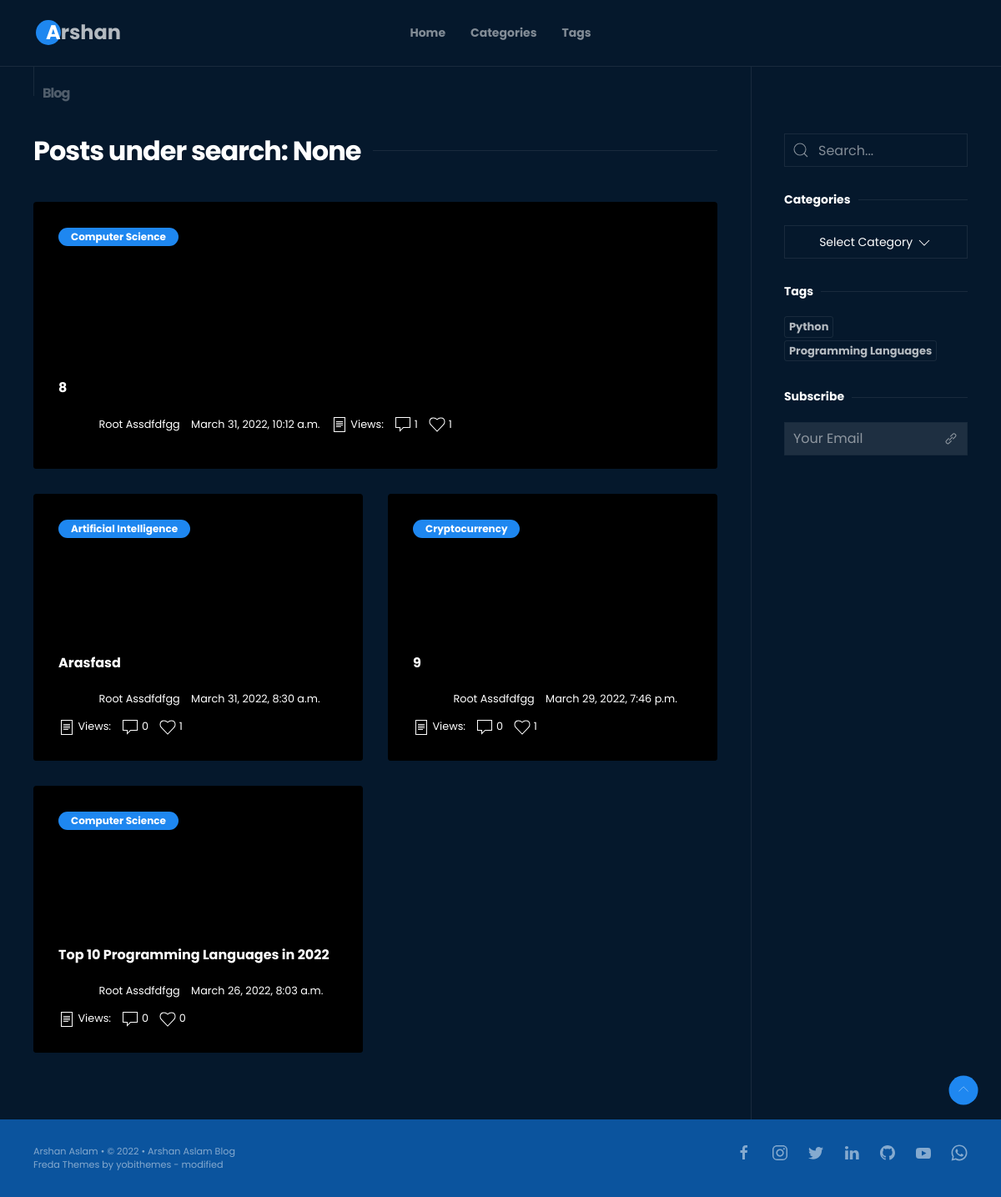
The app's page /blog/search/ with its own data.
### blog/models.py (models this page shows, shortened)
class TimeStampedModel(models.Model):
    created_on = models.DateTimeField(auto_now_add=True)
    updated_on = models.DateTimeField(auto_now=True)
    class Meta:
        abstract = True

class Post(TimeStampedModel):
    ACTIVE = (
        (0, "Pending"),
        (1, "Approve")
    )
    STATUS = (
        (0, "Draft"),
        (1, "Publish")
    )
    author = models.ForeignKey(User, on_delete=models.CASCADE, related_name='posts')
    active = models.BooleanField(default=True)
    category = models.ForeignKey('PostCategory', on_delete=models.CASCADE)
    content = models.TextField(blank=False, null=True)
    hit_count_generic = GenericRelation(HitCount, object_id_field='object_pk',
                                        related_query_name='hit_count_generic_relation')
    cover = models.ImageField(upload_to='users/%Y/%m/%d/',  default='default.png', blank=False)
    meta_description = models.TextField(null=True, blank=False)
    objects = PostQuerySet.as_manager()
    slug = models.SlugField(max_length=200, unique=True, blank=False)
    status = models.IntegerField(choices=STATUS, default=0, blank=False)
    title = models.CharField(max_length=200, unique=True, blank=False)
    tags = models.ManyToManyField('PostTag')
    likes = models.ManyToManyField(User, related_name="article_likes")
    class Meta:
        verbose_name = 'Post'
        verbose_name_plural = 'Posts'
        ordering = ['-created_on']

class PostCategory(models.Model):
    title = models.CharField(max_length=200)
    cover = models.ImageField(upload_to='PostCategory/%Y/%m/%d/', default='default.png', blank=False)
    slug = models.SlugField(max_length=200, unique=True)
    def __str__(self):
        return self.title
    class Meta:
        verbose_name = 'Post Category'
        verbose_name_plural = 'Post Categories'

class PostTag(models.Model):
    title = models.CharField(max_length=200)
    slug = models.SlugField(max_length=200, unique=True)
    cover = models.ImageField(upload_to='PostTag/%Y/%m/%d/', default='default.png', blank=False)
    def __str__(self):
        return self.title
    class Meta:
        verbose_name = 'Post Tag'
        verbose_name_plural = 'Post Tags'

### accounts/models.py (models this page shows, shortened)
class User(AbstractUser):
    username_alphanumeric_validator = RegexValidator(r'^[0-9a-zA-Z]*$', 'Only alphanumeric characters are allowed.')
    username = models.CharField(
        _('username'),
        max_length=150,
        unique=True,
        help_text=_('Only alphanumeric characters are allowed'),
        validators=[username_alphanumeric_validator],
        error_messages={
            'unique': _("A user with that username already exists."),
        }
    )
    first_name = models.CharField(_('first name'), max_length=150, blank=True, null=False)
    last_name = models.CharField(_('last name'), max_length=150, blank=True, null=False)
    date_of_birth = models.DateField(_('date_of_birth'), max_length=150, blank=True, null=True)
    email = models.EmailField(unique=True)

### blog/views.py (the view)
# urls.py: path('search/', views.SearchPostsListView.as_view(), name='search_post_list'),
class SearchPostsListView(ListView):
    template_name = 'blog/search_post_list.html'
    paginate_by = 7
    def __init__(self, **kwargs):
        super().__init__(**kwargs)
        self.query = None
    def get_queryset(self):
        self.query = self.request.GET.get('query')
        try:
            search_posts = Post.objects.approved().published().filter(
                Q(title__icontains=self.query),author=1
            ).order_by('-created_on').order_by('-id')
            return search_posts
        except:
            return Post.objects.published()
    def get_context_data(self, **kwargs):
        context = super(SearchPostsListView, self).get_context_data(**kwargs)
        context['query'] = self.query
        context['page_range'] = GenericPaginator(
            self.get_queryset(),
            self.paginate_by,
            self.request.GET.get('page')
        ).get_page_range()
        return context

### blog/templates/blog/search_post_list.html (shortened to what this page needs)
{% extends "base/main_post_list.html" %}
{% load hitcount_tags %}
{% block page_title %}
<h2 class="yb-section-title uk-heading-line"><span>Posts under search: {{ query }} </span></h2>
{% endblock page_title %}

### blog/templates/base/main_post_list.html (shortened to what this page needs)
{% extends "main/base.html" %}
{% load static %}
{% load hitcount_tags %}
{% block page_body %}
      <div class="uk-container">
        <div data-uk-grid class="uk-grid-divider">
          <div class="uk-width-3-4@m yb-section-padding">
          {% block blog_detail %}
              {% block page_title %}
              {% endblock page_title %}
              {% block post_list %}
            <div data-uk-grid class="uk-grid-medium uk-child-width-1-2@s uk-margin-medium-top">
              {% if post_list %}
              {% for post in post_list %}
              {% if forloop.first %}
              <div class="uk-width-1-1">
              {% else %}
              <div>
              {% endif %}
                <a href="{% url 'post_detail' post.slug  %}">
                  <div class="yb-blog-item uk-background-cover" data-src="{% if post.cover %}{{ post.cover.url }}{% endif %}" data-uk-img>
                    <div class="uk-overlay uk-position-cover"> </div>
                    <div class="uk-overlay uk-position-top">
                      <span class="uk-badge">{{ post.category|capfirst }}</span>
                    </div>
                    <div class="uk-overlay uk-position-bottom">
                      <h5 class="yb-blog-item-title uk-text-truncate">{{ post.title|capfirst }}</h5>
                      <div class="yb-blog-item-meta">
                        <div>
                            <img src="{% static "assets/blog/src/img/empty.png" %}" data-src="{{ post.author.profile.get_avatar }}" width="45" height="45" data-uk-img alt="" class="uk-border-pill" />
                            <span>{{ post.author.first_name|capfirst }} {{ post.author.last_name|capfirst }}</span>
                        </div>
                        <div>
                          <span>{{ post.created_on}}</span>
                        </div>
                        <div><span data-uk-icon="file-text"></span> Views: {% get_hit_count for post %}</div>
                        <div>
                             <span data-uk-icon="comment"></span> {{ post.comments.count }}
                        </div>
                        <div>
                          <span data-uk-icon="heart"></span> {{ post.likes.count }}
                        </div>
                      </div>
                    </div>
                  </div>
                </a>
              </div>
              {% endfor %}
              {% else %}
                  <p>There is not Post yet!</p>
              {% endif %}
            </div>
            {% endblock post_list %}
          {% endblock %}
          </div>
          {% block blog_nav %}
            {{ block.super }}
          {% endblock %}
        </div>
      </div>
{% endblock %}

### templates/main/base.html (shortened to what this page needs)
{% load static %}
<!DOCTYPE html>
<html xml:lang="en" lang="en">
    <head>
        <link rel="stylesheet" href="{% static "assets/blog/src/app/css/uikit-custom.min.css" %}" />
        <link rel="stylesheet" href="{% static "assets/blog/src/app/css/app.css" %}" />
    </head>
      <body id="body-app" class="yb-dark-skin uk-light">
          <header class="yb-main-header" id="main-header">
            <nav class="yb-main-menu " id="main-menu">
              <div class="uk-container" data-uk-navbar>
                <div class="uk-navbar-left">
                  <a class="yb-logo uk-navbar-item uk-logo" href="/"><span>Arshan</span></a>
                </div>
{% block nav_center %}
                <div class="yb-menu-toggle-wrapper" id="menucollapse">
                  <div class="uk-navbar-center">
                    <ul class="uk-navbar-nav" data-uk-scrollspy-nav="closest: li; scroll: false; offset: 79 ">
                      <li>
                        <a class="yb-inner-link" href="{% url 'blog' %}"> Home </a>
                      </li>
                      <li>
                        <a class="yb-inner-link" href="{% url 'category_list' %}"> Categories</a>
                      </li>
                      <li>
                        <a class="yb-inner-link" href="{% url 'tags_list' %}"> Tags </a>
                      </li>
                    </ul>
                  </div>
{% endblock nav_center %}
                </div>
              </div>
            </nav>
          </header>
          {% block main %}
          <main class="yb-main-content">
            <section>
            {% block section %}
                {% block page_heading %}
                    <div class="yb-section-point-wrapper">
                        <div class="uk-container">
                          <div class="yb-section-point">
                            <span>Blog</span>
                          </div>
                        </div>
                    </div>
                {% endblock page_heading %}
                {% block page_body %}
                  {% block blog_nav %}
                  <div class="uk-width-1-4@m yb-section-padding">
                    {% block blog_sreach %}
                    <div class="yb-sidebar-item">
                      <form method="get" action="{% url 'search_post_list' %}" class="uk-search uk-search-default uk-width-1-1">
                        <span data-uk-search-icon></span>
                        <input class="uk-search-input " name="query" type="search" placeholder="Search...">
                      </form>
                    </div>
                    {% endblock blog_sreach%}
                    {% block post_category %}
                    <div class="yb-sidebar-item">
                      <h6 class="uk-text-bold uk-heading-line "><span>Categories</span></h6>
                      <div data-uk-form-custom="target: > * > span:first-child" class="uk-width-1-1 ">
                        <button class="uk-button uk-button-default  uk-width-1-1" type="button" tabindex="-1" name="update">
                          <span></span>
                          <span data-uk-icon="icon: chevron-down"></span>
                        </button>
                      </div>
                    </div>
                    {% endblock post_category %}
                    {% block post_tag %}
                    {% if tags %}
                    <div class="yb-sidebar-item">
                      <h6 class="uk-text-bold uk-heading-line"><span>Tags</span></h6>
                      <div class="yb-sidebar-tags">
                          {% for tag in tags %}
                        <a href="{% url 'tag_post_list' tag.slug  %}" class="uk-link-reset">{{ tag }}</a>
                          {% endfor %}
                      </div>
                    </div>
                    {% endif %}
                    {% endblock post_tag %}
                    {% if user.is_authenticated %}
                    {% else %}
                        {% block subcribe %}
                    <div class="yb-sidebar-item">
                    <h6 class="uk-text-bold uk-heading-line "><span>Subscribe</span></h6>
                    <div id="subscribe_form_block">
                        <form type="hidden" action="{% url 'subscribe' %}" method='post' id="subscribe_form" class="uk-inline uk-width-1-1">
                               <button class="uk-form-icon uk-form-icon-flip" data-uk-icon="icon: link"></button>
                              {{ subscribe_form.email }}
                        </form >
                     </div>
                    </div>
                    {% endblock subcribe %}
                    {% endif %}
                  </div>
                  {% endblock blog_nav %}
                {% endblock %}
            {% endblock section %}
            </section>
          </main>
          {% endblock main %}
          <footer class="yb-main-footer-wrapper">
            <div class="waveHorizontals">
              <div id="waveHorizontal1" class="waveHorizontal" data-uk-img data-src="{% static "assets/blog/src/img/bg/wave1.svg" %}"></div>
              <div id="waveHorizontal2" class="waveHorizontal" data-uk-img data-src="{% static "assets/blog/src/img/bg/wave2.svg" %}"></div>
              <div id="waveHorizontal3" class="waveHorizontal" data-uk-img data-src="{% static "assets/blog/src/img/bg/wave3.svg" %}"></div>
            </div>
            <a href="#body-app" class="uk-visible@s yb-totop yb-inner-link" data-uk-totop></a>
            <div class="yb-main-footer">
              <div class="uk-container">
                <div data-uk-grid class="uk-child-width-1-2@s">
                  <div class="uk-margin-remove uk-text-left@s">
                    Arshan Aslam
                    •
                    © 2022
                    •
                    Arshan Aslam Blog
                  <br>
                    Freda Themes by yobithemes - modified
                  </div>
                  <div class="uk-margin-remove uk-text-right@s">
                    <div class="yb-footer-social">
                        <a href="https://www.facebook.com/arshanaslam1">
                          <span class="uk-icon " data-uk-icon="icon: facebook"></span>
                        </a>
                        <a href="https://www.instagram.com/arshanaslam1/">
                          <span class="uk-icon" data-uk-icon="icon: instagram"></span>
                        </a>
                        <a href="https://twitter.com/arshanaslam1">
                          <span class="uk-icon" data-uk-icon="icon: twitter"></span>
                        </a>
                        <a href="https://www.linkedin.com/in/arshanaslam1/">
                          <span class="uk-icon" data-uk-icon="icon: linkedin"></span>
                        </a>
                        <a href="https://github.com/arshanaslam1">
                          <span class="uk-icon" data-uk-icon="icon: github"></span>
                        </a>
                        <a href="https://www.youtube.com/channel/UCBKGPYYcDYqKsUGU_zmB1nA">
                          <span class="uk-icon" data-uk-icon="icon: youtube"></span>
                        </a>
                        <a href="https://api.whatsapp.com/message/32VO6VIKN5PNB1">
                          <span class="uk-icon" data-uk-icon="icon: whatsapp"></span>
                        </a>
                  </div>
                </div>
              </div>
            </div>
          </footer>
      </body>
</html>

### records on screen
Post: category "Computer Science", title "8", author.first_name "Root", author.last_name "Assdfdfgg", created_on "March 31, 2022, 10:12 a.m.", comments.count "1", likes.count "1"
Post: category "Artificial Intelligence", title "Arasfasd", author.first_name "Root", author.last_name "Assdfdfgg", created_on "March 31, 2022, 8:30 a.m.", comments.count "0", likes.count "1"
Post: category "Cryptocurrency", title "9", author.first_name "Root", author.last_name "Assdfdfgg", created_on "March 29, 2022, 7:46 p.m.", comments.count "0", likes.count "1"
Post: category "Computer Science", title "Top 10 Programming Languages in 2022", author.first_name "Root", author.last_name "Assdfdfgg", created_on "March 26, 2022, 8:03 a.m.", comments.count "0", likes.count "0"
PostTag: title "Python"
PostTag: title "Programming Languages"

### other values on screen
{{ query }} "None"
